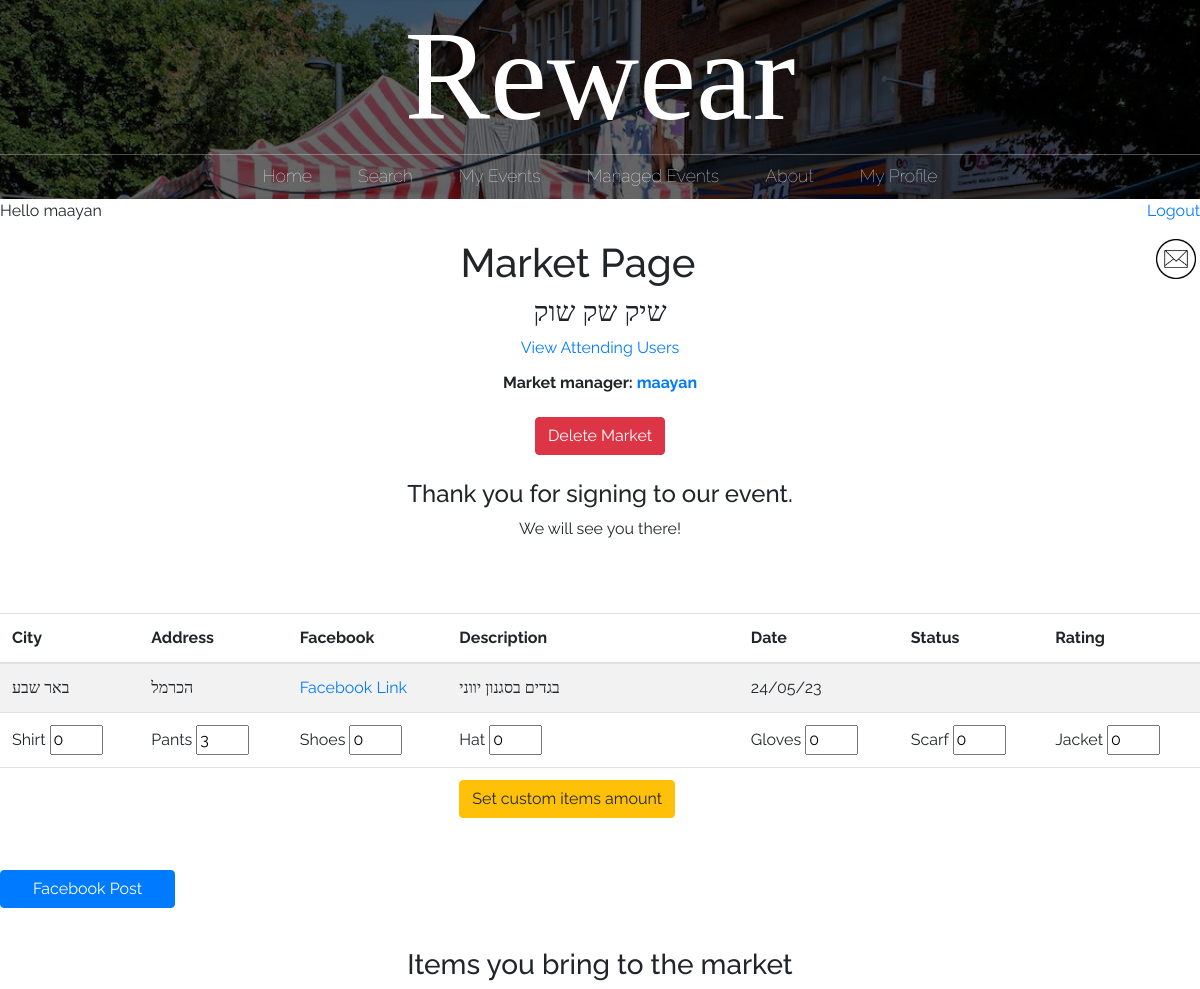
Page /market_page/1/ (signed in, upper part) on the earlier database version.
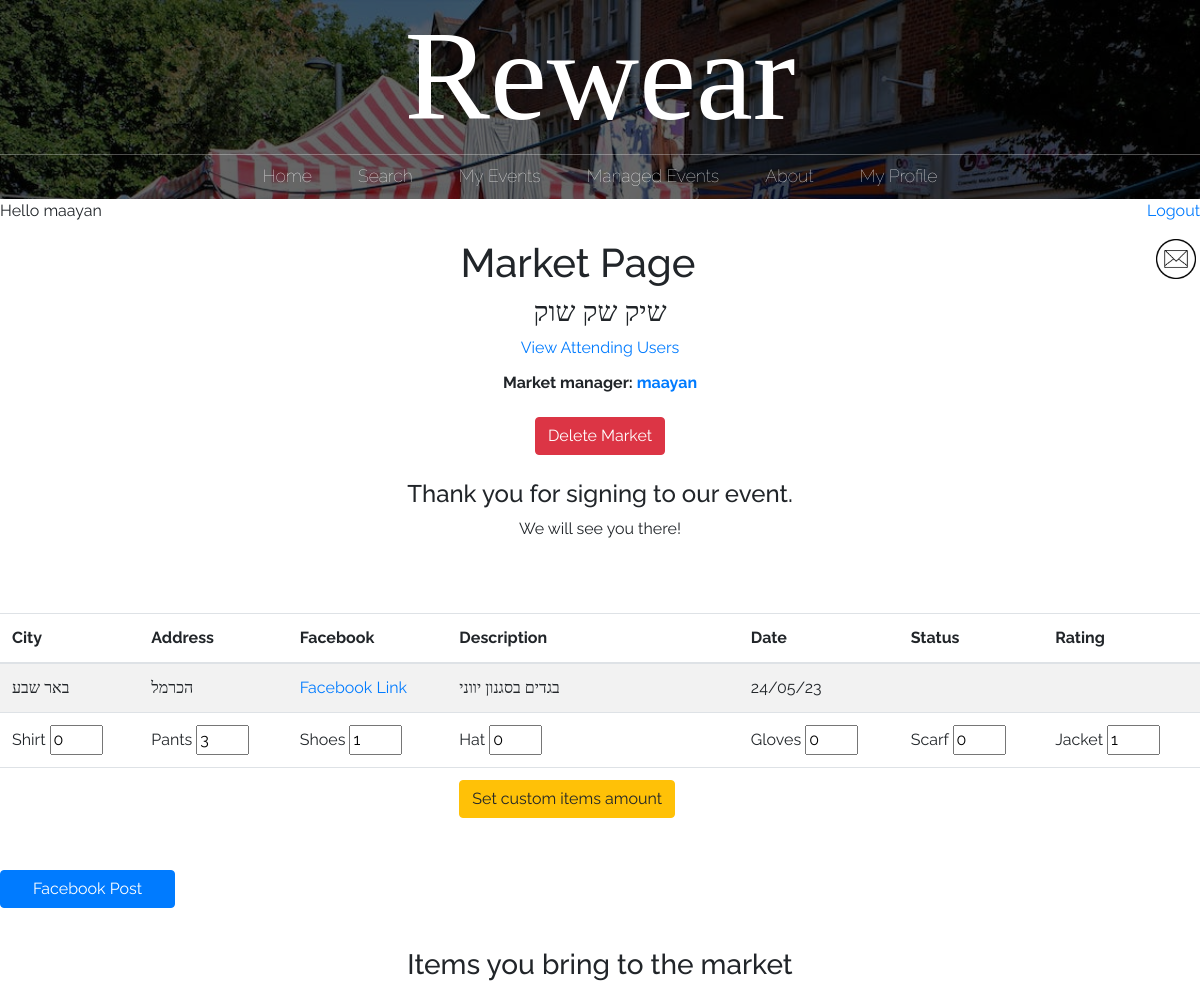
Same page on the later database version.
### main/models.py (models this page shows, shortened)
class market(models.Model):
    id = models.AutoField(primary_key=True)
    name = models.CharField(max_length=200, blank=True)
    city = models.CharField(max_length=200, blank=True)
    address = models.CharField(max_length=200, blank=True)
    facebook = models.CharField(max_length=200, default='', blank=True)
    description = models.CharField(max_length=200, default='', blank=True)
    google_location = models.CharField(max_length=1000, default='', blank=True)
    market_manager = models.CharField(max_length=200, default='', blank=True)
    date = models.CharField(max_length=200, default='', blank=True)
    status = models.CharField(max_length=200, default='', blank=True)
    rating = models.CharField(max_length=200, default='', blank=True)
    shirt = models.IntegerField(default=0, blank=True)
    pants = models.IntegerField(default=0, blank=True)
    shoes = models.IntegerField(default=0, blank=True)
    hat = models.IntegerField(default=0, blank=True)
    gloves = models.IntegerField(default=0, blank=True)
    scarf = models.IntegerField(default=0, blank=True)
    jacket = models.IntegerField(default=0, blank=True)
    other = models.IntegerField(default=0, blank=True)
    class Meta:
        app_label = 'main'

### main/views.py (the view)
# urls.py: path("market_page/<id>/", views.market_page, name="market"),
def market_page(response, id):
    cur_market = market.objects.get(id=id)
    new_mail = new_messages(response.user.username)
    try:
        my_event = myEvent.objects.get(user_id=response.user.id, market_id=id)
        if my_event:
            return render(response, "main/market_page.html",
                          {'market': cur_market, 'sign_event': True, 'new_mail': new_mail, 'my_event': my_event})
        else:
            return render(response, "main/market_page.html",
                          {'market': cur_market, 'sign_event': False, 'new_mail': new_mail, 'my_event': my_event})
    except ObjectDoesNotExist:
        return render(response, "main/market_page.html",
                      {'market': cur_market, 'sign_event': False, 'new_mail': new_mail})

### main/views.py (called while the page is built)
def new_messages(username):
    try:
        messages = Message.objects.filter(recipient=User.objects.filter(username=username)[0])
        for m in messages:
            if not m.is_read:
                return True
        return False
    except:
        return False

### main/templates/main/market_page.html (shortened to what this page needs)
{% extends 'main/base.html' %}
{% load crispy_forms_tags %}
{% block content %}
{% if user.is_authenticated %}
<center>
	<h1>Market Page</h1>
	<h3>{{market.name}}</h3>
	<table class="admin">
	<tr>
		{% if market.market_manager %}
		<td><b>
			Market manager: <a href="/profile/{{market.market_manager}}">{{market.market_manager}}</a>
		</b></td>
	{% endif %}
		</tr>
	{% if market.market_manager == user.username %}
		<tr>
			<a href="/attending_users/{{market.id}}/">View Attending Users</a>
		</tr>
	{% endif %}
</table>
</center>
<center><table>
	{% if market.market_manager == user.username %}
	<tr><td>
		<form method="post" action='/delete_market/{{market.id}}/'>
			<input type="submit" value="Delete Market" class="btn btn-danger">
		</form></td>
	{% endif %}
	{% if user.is_authenticated and not sign_event %}
	<td>
		&nbsp; &nbsp; &nbsp; &nbsp;
	</td>
	<td>
		<form method="post" action='/sign_event/{{request.user.id}}/{{market.id}}/'>
			{% csrf_token %}
			<input type="submit" value="Register to event" class="btn btn-primary">
		</form>
	</tr></td>
	{% if market.market_manager != user.username %}<br />{% endif %}
</table></center>
	{% else %}
	</table>
	<br />
	<h4>Thank you for signing to our event.</h4>
	We will see you there!
	</center>
{% endif %}
	<table class="table table-striped">
	  <thead>
		<tr>
			<th>City</th>
			<th>Address</th>
			<th>Facebook</th>
			<th>Description</th>
			<th>Date</th>
			<th>Status</th>
			<th>Rating</th>
		</tr>
	  </thead>
	  <tbody>
		<tr>
			<td>{{market.city}}</td>
			<td>{{market.address}}</td>
			<td><a href="http://www.facebook.com/">Facebook Link</a></td>
			<td>{{market.description}}</td>
			<td>{{market.date}}</td>
			<td>{{market.status}}</td>
			<td>{{market.rating}}</td>
		</tr>
		{% if market.market_manager == user.username %}
			<tr>
				<br/>
				<form method="post" action='/set_market_value/{{market.id}}/'class="form-group">
					<td><a>Shirt </a><input type="number" name="shirt" min="0" max="50" step="1" value="{{market.shirt}}" ></td>
					<td><a>Pants </a><input type="number" name="pants" min="0" max="50" step="1" value="{{market.pants}}" ></td>
					<td><a>Shoes </a><input type="number" name="shoes" min="0" max="50" step="1" value="{{market.shoes}}"></td>
					<td><a>Hat </a><input type="number" name="hat" min="0" max="50" step="1" value="{{market.hat}}" ></td>
					<td><a>Gloves </a><input type="number" name="gloves" min="0" max="50" step="1" value="{{market.gloves}}"></td>
					<td><a>Scarf </a><input type="number" name="scarf" min="0" max="50" step="1" value="{{market.scarf}}"></td>
					<td><a>Jacket </a><input type="number" name="jacket" min="0" max="50" step="1" value="{{market.jacket}}"></td>
					<br> <br>
					<tr style="background: transparent;"><td></td><td></td><td></td>
						<td>
								<input value="Set custom items amount" type="submit" class="btn btn-warning">
						</td><td></td><td></td><td></td>
					</tr>
				</form>
			</tr>
	  	{% endif %}
	  </tbody>
	</table>
    <br>
    {% if market.market_manager == user.username %}
    <form method="POST" action="/facebook_page/{{market.id}}/" class="form-group" enctype="multipart/form-data">
        <button type="submit" class="btn btn-primary resize-button" value="Facebook Post">Facebook Post</button>
    </form>
    {% endif %}
	<br>
	{% if user.is_authenticated and sign_event %}
	<center>
		{% if sign_event %}
		<h3>Items you bring to the market</h3>
		{% endif %}
	</center>
	{% endif %}
<br> <br>
{% if market.google_location != '' and market.google_location != "null" %}
<br><br>
{% endif %}
{% else %}
<p>Please sign <a href="/login/">login</a> in order to view this content.</p>
<p>Not registered yet? <a href="/signup/">Sign up</a></p>
{% endif %}
{% endblock %}

Differences in the rows shown:
changed market "שיק שק שוק": shoes "0" → "1"; jacket "0" → "1"
